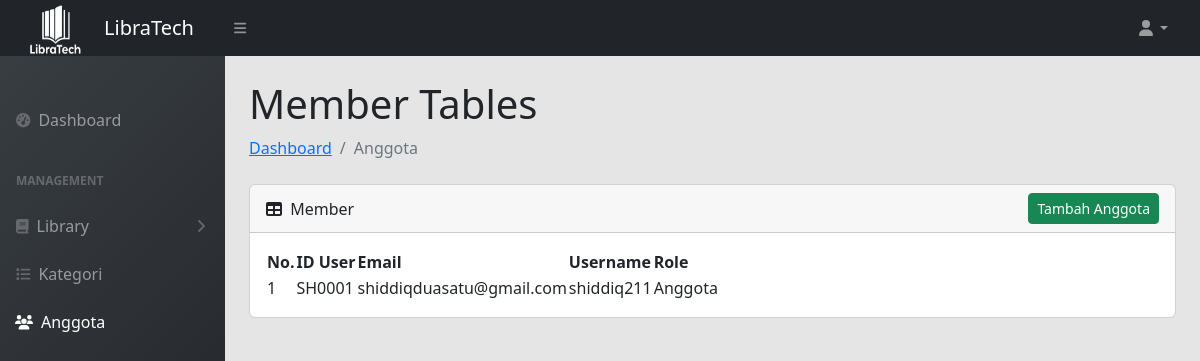
/Admin/daftar_anggota.php (signed in), run on an earlier commit of the app's database.
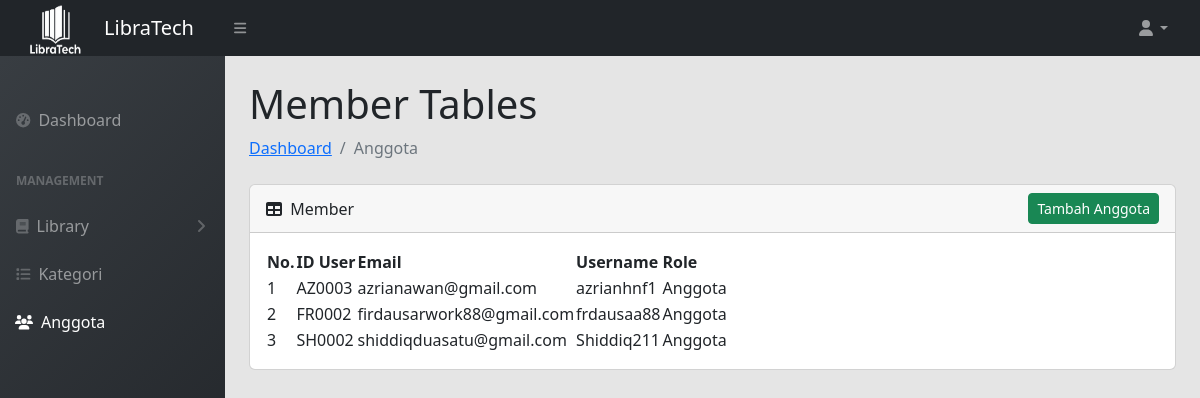
And on a later commit of the database.
### tables this page shows
CREATE TABLE `user` (
  `id_user` varchar(200) NOT NULL,
  `Email` varchar(250) NOT NULL,
  `username` varchar(50) NOT NULL,
  `password` varchar(255) NOT NULL,
  `role` enum('Admin','Anggota') NOT NULL DEFAULT 'Anggota',
  `verify` tinyint NOT NULL DEFAULT '0',
  `if_visible` tinyint NOT NULL DEFAULT '1'
);

### Admin/daftar_anggota.php (the view, shortened to what the changed rows need)
<?php
require "../func.php";
?>
<!DOCTYPE html>
<html lang="en">
<head>
    <link href="https://cdn.jsdelivr.net/npm/simple-datatables@7.1.2/dist/style.min.css" rel="stylesheet" />
    <link href="../css/styles.css" rel="stylesheet" />
    <link href="../css/selfstyle.css" rel="stylesheet" />
</head>
<body class="sb-nav-fixed">
    <div id="layoutSidenav">
        <div id="layoutSidenav_content">
            <main>
                <div class="container-fluid px-4">
                    <h1 class="mt-4">Member Tables</h1>
                    <div class="card mb-4">
                        <div class="card-body">
                            <table id="datatablesSimple">
                                <thead>
                                    <tr>
                                        <th>No.</th>
                                        <th>ID User</th>
                                        <th>Email</th>
                                        <th>Username</th>
                                        <th>Role</th>
                                    </tr>
                                </thead>
                                <tbody>
                                    <?php
                                    $query = "SELECT * FROM user where if_visible = TRUE";
                                    $no = 1;
                                    $result = mysqli_query($conn, $query);
                                    while ($data = mysqli_fetch_array($result)) {
                                        $id_user = $data['id_user'];
                                        $email = $data['Email'];
                                        $username = $data['username'];
                                        $role = $data['role'];
                                        ?>
                                        <tr>
                                            <td><?= $no++ ?></td>
                                            <td><?= $id_user ?></td>
                                            <td><?= $email ?></td>
                                            <td><?= $username ?></td>
                                            <td><?= $role ?></td>
                                        </tr>
                                        <?php
                                    }
                                    ?>
                                </tbody>
                            </table>
                        </div>
                    </div>
                </div>
            </main>
        </div>
    </div>
</body>
</html>

What changed in the data, as far as the page shows it:
removed user: id_user "SH0001", Email "shiddiqduasatu@gmail.com", username "shiddiq211", role "Anggota"
added user: id_user "AZ0003", Email "azrianawan@gmail.com", username "azrianhnf1", role "Anggota"
added user: id_user "FR0002", Email "firdausarwork88@gmail.com", username "frdausaa88", role "Anggota"
added user: id_user "SH0002", Email "shiddiqduasatu@gmail.com", username "Shiddiq211", role "Anggota"
